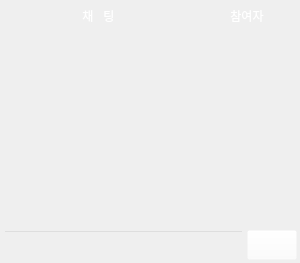
             <widget class="QFrame" name="ChattingTab">
              <property name="minimumSize">
               <size>
                <width>300</width>
                <height>0</height>
               </size>
              </property>
              <property name="maximumSize">
               <size>
                <width>300</width>
                <height>16777215</height>
               </size>
              </property>
              <property name="mouseTracking">
               <bool>false</bool>
              </property>
              <property name="focusPolicy">
               <enum>Qt::NoFocus</enum>
              </property>
              <property name="styleSheet">
               <string notr="true">background-color: rgba(221,237,240, 255
);</string>
              </property>
              <layout class="QVBoxLayout" name="verticalLayout_16">
               <property name="spacing">
                <number>5</number>
               </property>
               <property name="leftMargin">
                <number>3</number>
               </property>
               <property name="topMargin">
                <number>3</number>
               </property>
               <property name="rightMargin">
                <number>3</number>
               </property>
               <property name="bottomMargin">
                <number>3</number>
               </property>
               <item>
                <layout class="QHBoxLayout" name="horizontalLayout_23">
                 <property name="spacing">
                  <number>3</number>
                 </property>
                 <item>
                  <layout class="QVBoxLayout" name="verticalLayout_29">
                   <property name="spacing">
                    <number>5</number>
                   </property>
                   <item>
                    <widget class="QLabel" name="label_13">
                     <property name="sizePolicy">
                      <sizepolicy hsizetype="Preferred" vsizetype="Preferred">
                       <horstretch>0</horstretch>
                       <verstretch>0</verstretch>
                      </sizepolicy>
                     </property>
                     <property name="minimumSize">
                      <size>
                       <width>0</width>
                       <height>25</height>
                      </size>
                     </property>
                     <property name="maximumSize">
                      <size>
                       <width>16777215</width>
                       <height>25</height>
                      </size>
                     </property>
                     <property name="styleSheet">
                      <string notr="true">font: 75 9.5pt &quot;나눔고딕 ExtraBold&quot;;
color: rgb(255, 255, 255);

border-image: url(:/res/images/textBack.png);
background-color: rgba(255, 255, 255, 0);</string>
                     </property>
                     <property name="text">
                      <string>채   팅</string>
                     </property>
                     <property name="alignment">
                      <set>Qt::AlignCenter</set>
                     </property>
                    </widget>
                   </item>
                   <item>
                    <widget class="QTextBrowser" name="chattContextList">
                     <property name="styleSheet">
                      <string notr="true">border-image: url(:/res/images/chatback.png);
background-color: rgba(255, 255, 255, 0);
font: 75 9pt &quot;나눔고딕 ExtraBold&quot;;</string>
                     </property>
                    </widget>
                   </item>
                  </layout>
                 </item>
                 <item>
                  <layout class="QVBoxLayout" name="verticalLayout_30">
                   <property name="spacing">
                    <number>5</number>
                   </property>
                   <item>
                    <widget class="QLabel" name="label_12">
                     <property name="minimumSize">
                      <size>
                       <width>100</width>
                       <height>25</height>
                      </size>
                     </property>
                     <property name="maximumSize">
                      <size>
                       <width>25</width>
                       <height>25</height>
                      </size>
                     </property>
                     <property name="styleSheet">
                      <string notr="true">border-image: url(:/res/images/textBack.png);
background-color: rgba(255, 255, 255, 0);
font: 75 9.5pt &quot;나눔고딕 ExtraBold&quot;;
color: rgb(255, 255, 255);</string>
                     </property>
                     <property name="text">
                      <string>참여자</string>
                     </property>
                     <property name="alignment">
                      <set>Qt::AlignCenter</set>
                     </property>
                    </widget>
                   </item>
                   <item>
                    <widget class="QListWidget" name="chatMemberList">
                     <property name="minimumSize">
                      <size>
                       <width>100</width>
                       <height>0</height>
                      </size>
                     </property>
                     <property name="maximumSize">
                      <size>
                       <width>100</width>
                       <height>16777215</height>
                      </size>
                     </property>
                     <property name="styleSheet">
                      <string notr="true">border-image: url(:/res/images/chatback.png);
background-color: rgba(255, 255, 255, 0);
font: 75 9pt &quot;나눔고딕 ExtraBold&quot;;</string>
                     </property>
                    </widget>
                   </item>
                  </layout>
                 </item>
                </layout>
               </item>
               <item>
                <layout class="QHBoxLayout" name="horizontalLayout_6">
                 <property name="spacing">
                  <number>3</number>
                 </property>
                 <item>
                  <widget class="QLineEdit" name="chatContext">
                   <property name="minimumSize">
                    <size>
                     <width>0</width>
                     <height>30</height>
                    </size>
                   </property>
                   <property name="maximumSize">
                    <size>
                     <width>16777215</width>
                     <height>30</height>
                    </size>
                   </property>
                   <property name="styleSheet">
                    <string notr="true">border-image: url(:/res/images/subBack.png);
background-color: rgba(255, 255, 255, 0);</string>
                   </property>
                  </widget>
                 </item>
                 <item>
                  <widget class="QPushButton" name="sendChatBtn">
                   <property name="minimumSize">
                    <size>
                     <width>50</width>
                     <height>30</height>
                    </size>
                   </property>
                   <property name="maximumSize">
                    <size>
                     <width>50</width>
                     <height>30</height>
                    </size>
                   </property>
                   <property name="styleSheet">
                    <string notr="true">QPushButton#sendChatBtn{
	border-image: url(:/res/images/sendChat.png);
	background-color: rgba(255, 255, 255, 0);
}

QPushButton#sendChatBtn:hover{
	border-image: url(:/res/images/sendChat_o.png);
	background-color: rgba(255, 255, 255, 0);
}

QPushButton#sendChatBtn:pressed {
}
</string>
                   </property>
                   <property name="text">
                    <string/>
                   </property>
                  </widget>
                 </item>
                </layout>
               </item>
              </layout>
             </widget>
